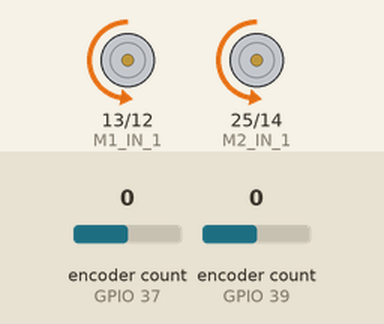
Recording of a program running on a simulated ESP32. Shown: motor-driver pin pairs drawn as motors (green arrow = first pin HIGH = forward, orange = second pin HIGH = backward, longer = more drive). The inputs (shaded band) are chosen by the test bench; at power-on: encoder count (sensors on GPIO 37, GPIO 39) 0. What the program prints to the serial monitor is not drawn.

Above: at 0.2 s.
Timing chart, 0 to 1.7 s (numbered marks = the images above):
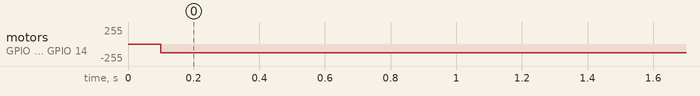

The program:

main.cpp
```cpp
#include <Arduino.h>
#include <Encoder.h>

const unsigned int M1_ENC_A = 39;
const unsigned int M1_ENC_B = 38;
const unsigned int M2_ENC_A = 37;
const unsigned int M2_ENC_B = 36;

const unsigned int M1_IN_1 = 13;
const unsigned int M1_IN_2 = 12;
const unsigned int M2_IN_1 = 25;
const unsigned int M2_IN_2 = 14;

const unsigned int M1_IN_1_CHANNEL = 8;
const unsigned int M1_IN_2_CHANNEL = 9;
const unsigned int M2_IN_1_CHANNEL = 10;
const unsigned int M2_IN_2_CHANNEL = 11;

const unsigned int M1_I_SENSE = 35;
const unsigned int M2_I_SENSE = 34;

const float M_I_COUNTS_TO_A = (3.3 / 1024.0) / 0.120;

const unsigned int PWM_VALUE = 512; // Max PWM given 8 bit resolution

const int freq = 5000;
const int ledChannel = 0;
const int resolution = 10;

bool status = false;

void M1_backward() {
  ledcWrite(M1_IN_1_CHANNEL, PWM_VALUE);
  ledcWrite(M1_IN_2_CHANNEL, 0);
}

void M1_forward() {
  ledcWrite(M1_IN_1_CHANNEL, 0);
  ledcWrite(M1_IN_2_CHANNEL, PWM_VALUE);
}

void M1_stop() {
  ledcWrite(M1_IN_1_CHANNEL, PWM_VALUE);
  ledcWrite(M1_IN_2_CHANNEL, PWM_VALUE);
}

void M2_backward() {
  ledcWrite(M2_IN_1_CHANNEL, PWM_VALUE);
  ledcWrite(M2_IN_2_CHANNEL, 0);
}

void M2_forward() {
  ledcWrite(M2_IN_1_CHANNEL, 0);
  ledcWrite(M2_IN_2_CHANNEL, PWM_VALUE);
}

void M2_stop() {
  ledcWrite(M2_IN_1_CHANNEL, PWM_VALUE);
  ledcWrite(M2_IN_2_CHANNEL, PWM_VALUE);
}

void setup() {
  // Stop the right motor by setting pin 14 low
  // this pin floats high or is pulled
  // high during the bootloader phase for some reason
  pinMode(14, OUTPUT);
  digitalWrite(14, LOW);
  delay(100);

  Serial.begin(115200);
  ledcSetup(M1_IN_1_CHANNEL, freq, resolution);
  ledcSetup(M1_IN_2_CHANNEL, freq, resolution);
  ledcSetup(M2_IN_1_CHANNEL, freq, resolution);
  ledcSetup(M2_IN_2_CHANNEL, freq, resolution);

  ledcAttachPin(M1_IN_1, M1_IN_1_CHANNEL);
  ledcAttachPin(M1_IN_2, M1_IN_2_CHANNEL);
  ledcAttachPin(M2_IN_1, M2_IN_1_CHANNEL);
  ledcAttachPin(M2_IN_2, M2_IN_2_CHANNEL);

  pinMode(M1_I_SENSE, INPUT);
  pinMode(M2_I_SENSE, INPUT);

}

void loop() {
  // Create the encoder objects after the motor has
  // stopped, else some sort exception is triggered
  Encoder enc1(M1_ENC_A, M1_ENC_B);
  Encoder enc2(M2_ENC_A, M2_ENC_B);

  while(true) {
    long enc1_value = enc1.read();
    long enc2_value = enc2.read();

    if(status == false) {
      M1_forward();
      M2_forward();
    } else {
      M1_backward();
      M2_backward();
    }
    if(enc1_value >= 360 || enc2_value >=360) {
      M1_stop();
      M2_stop();

      if (status) {
        status = false;
      } else {
        status = true;
      }
      enc1.write(0);
      enc2.write(0);

      delay(5000);
    }

    Serial.print(enc1_value);
    Serial.print("\t");
    Serial.print(enc2_value);
    Serial.print("\t");
    Serial.print(status);
    Serial.println();

  }
}
```

Measured:
- by itself, motor on GPIO 13 (M1_IN_1) / GPIO 12 (M1_IN_2), motor on GPIO 25 (M2_IN_1) / GPIO 14 (M2_IN_2): stopped → backward 128/255 at 0.10 s
